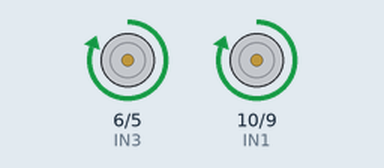
This sketch was run on a simulated Arduino Uno, built with avr-gcc and run on an emulated ATmega328P. Shown: motor-driver pin pairs drawn as motors (green arrow = first pin HIGH = forward, orange = second pin HIGH = backward, longer = more drive).

Above: at 3.5 s.
At 7.6 s:
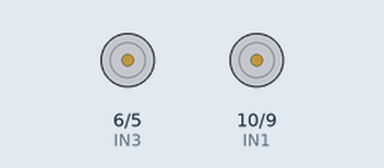
At 11.7 s:
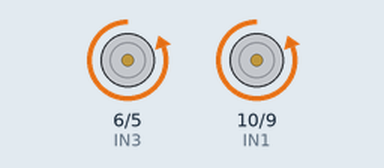
Timing chart, 0 to 21.2 s (numbered marks = the images above):
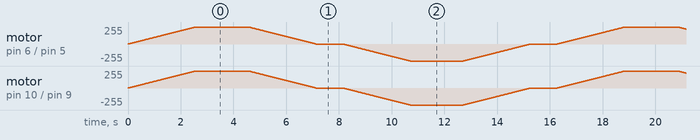

The sketch:

proofOfConceptHbrug.ino
```cpp
const int IN1 = 10;
const int IN2 = 9;
const int IN3 = 6;
const int IN4 = 5;


void setup() {
  // put your setup code here, to run once:
  pinMode(IN1, OUTPUT);
  pinMode(IN2, OUTPUT);
  pinMode(IN3, OUTPUT);
  pinMode(IN4, OUTPUT);
}

void loop() {
  // put your main code here, to run repeatedly:
  //Motors voorwaarts
  //Versnellen
  for (int i = 0; i <= 255; i++)
  {
    analogWrite(IN1, i);
    analogWrite(IN2, 0);
    analogWrite(IN3, i);
    analogWrite(IN4, 0);
    delay(10);
  }

  //Top Speed
    analogWrite(IN1, 255);
    analogWrite(IN2, 0);
    analogWrite(IN3, 255);
    analogWrite(IN4, 0);
    delay(2000);

  //Vertragen
  for (int i = 255; i >= 0; i--)
  {
    analogWrite(IN1, i);
    analogWrite(IN2, 0);
    analogWrite(IN3, i);
    analogWrite(IN4, 0);
    delay(10);
  }

  delay(1000);

  // Achterwaarts
  //Versnellen
  for (int i = 0; i <= 255; i++)
  {
    analogWrite(IN1, 0);
    analogWrite(IN2, i);
    analogWrite(IN3, 0);
    analogWrite(IN4, i);
    delay(10);
  }

  //Top Speed
    analogWrite(IN1, 0);
    analogWrite(IN2, 255);
    analogWrite(IN3, 0);
    analogWrite(IN4, 255);
    delay(2000);

  //Vertragen
  for (int i = 255; i >= 0; i--)
  {
    analogWrite(IN1, 0);
    analogWrite(IN2, i);
    analogWrite(IN3, 0);
    analogWrite(IN4, i);
    delay(10);
  }

  delay(1000);


}
```
